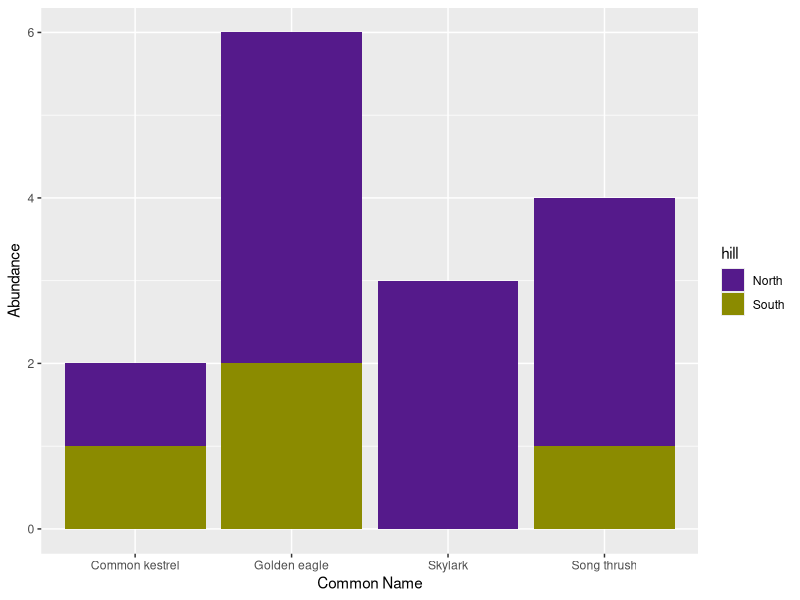
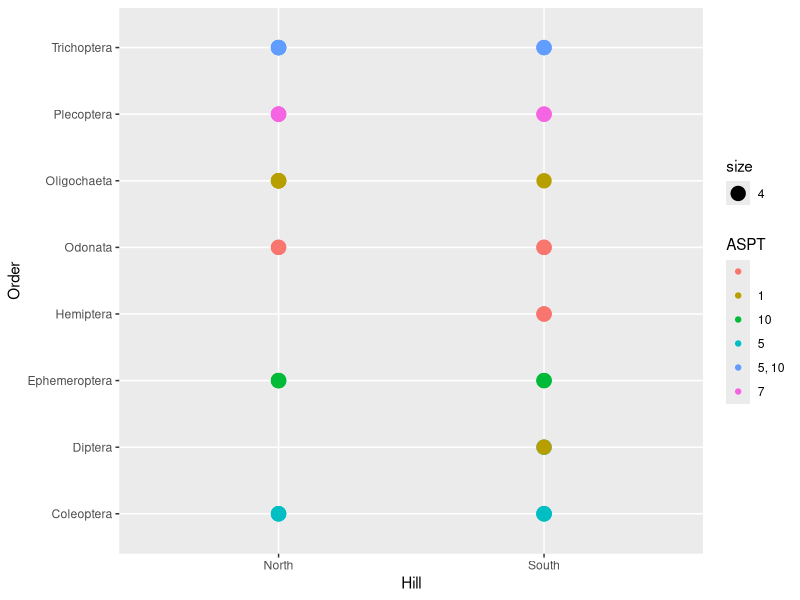
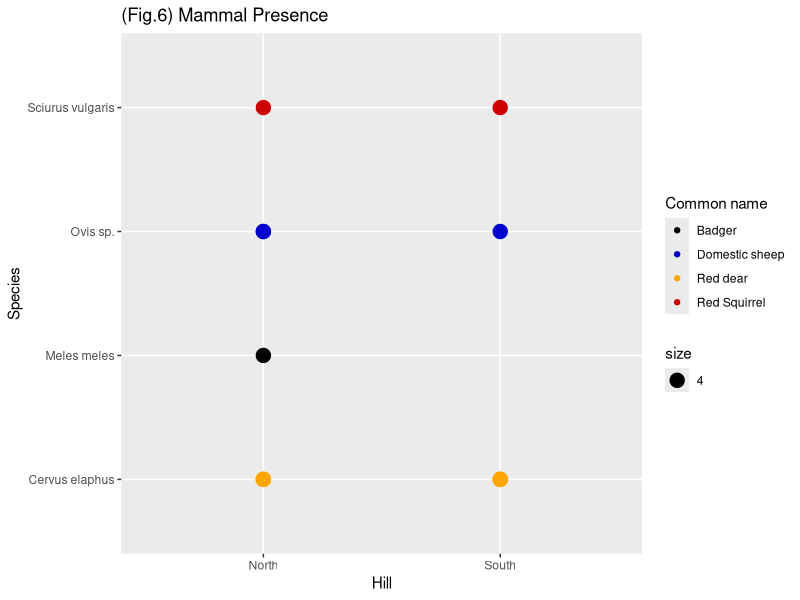
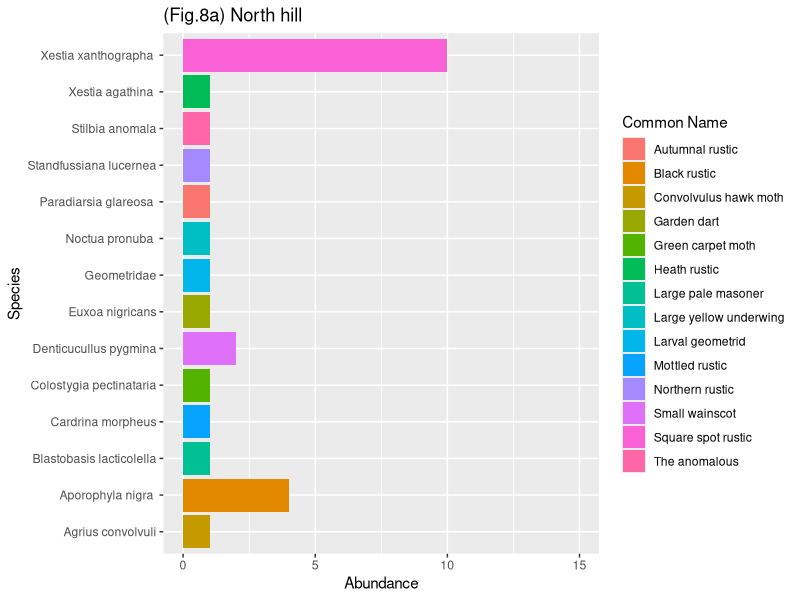
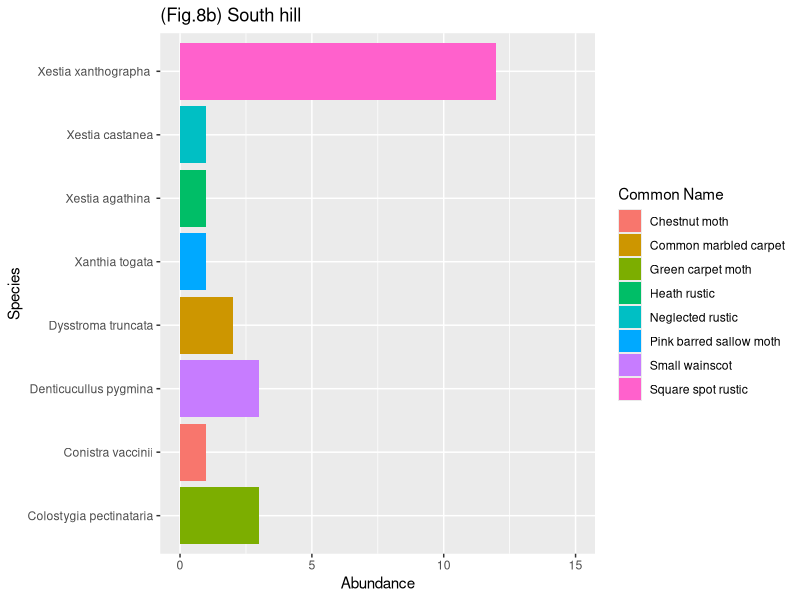
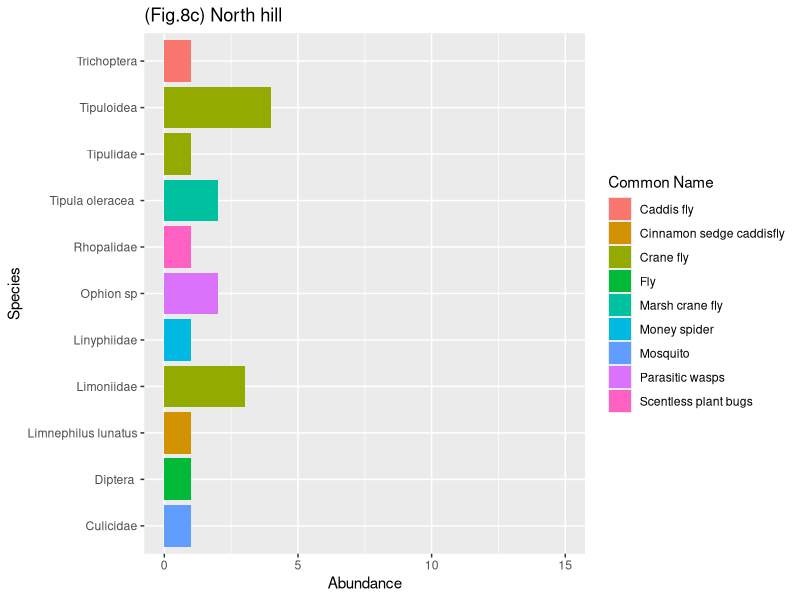
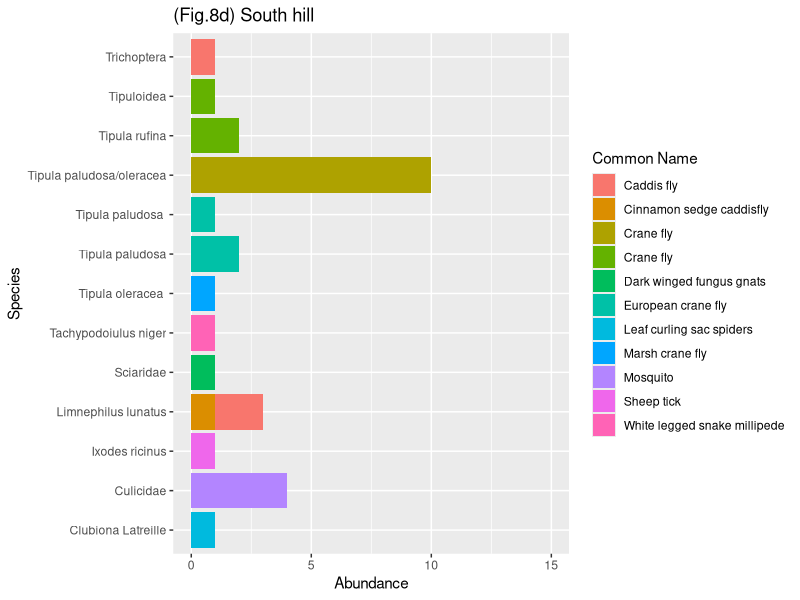
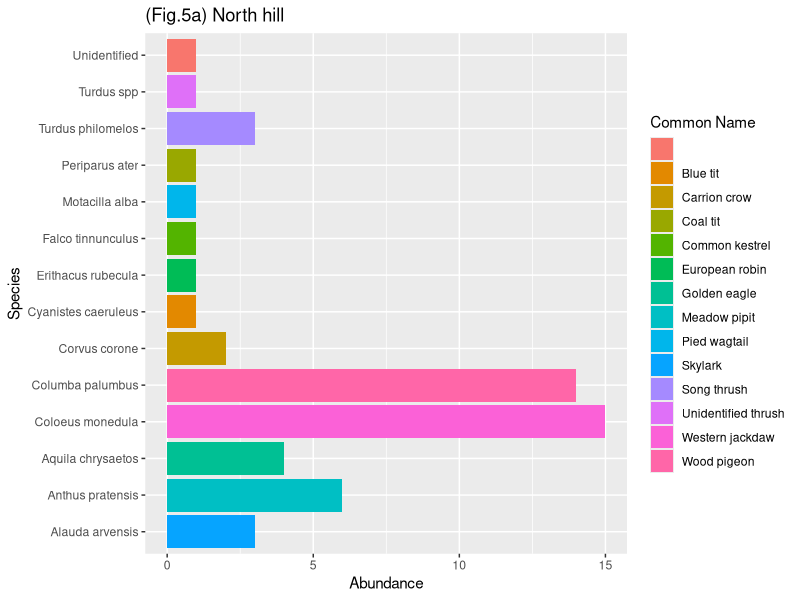

Write R code to recreate these figures, in order. (Note: this script raises an error after producing the figures.)
rm(list=ls())
library(dplyr)
library(stringr)
library(ggplot2)
library(vegan)
#Read in the combined associated occurrences and terrestrial data from the Scottish Biodiversity List
allassocc<- read.csv('data/All_occurrences.csv', header=T, sep=',')
terrestrialspecies<- read.csv('data/terrestrial species.csv', header=T)

#Attempt to get rid of spacing errors by trimming white space
allassocc$scientificName<- trimws(allassocc$scientificName)

#Using the terrestrial data, filter based on threatened status and cross check it with the associated occurrences
terrestrialspeciesred<- filter(terrestrialspecies, terrestrialspecies$Threatened.species == 'Red')
terrestrialspeciesamber<- filter(terrestrialspecies, terrestrialspecies$Threatened.species == 'Amber')

allassoccfilt<- filter(allassocc, allassocc$scientificName %in% terrestrialspeciesred$Scientific.Name | 
                         allassocc$scientificName %in% terrestrialspeciesamber$Scientific.Name)
allassoccfilt$hill<-ifelse(str_detect(allassoccfilt$eventID, regex('N')), 'North', 'South')

#Plot abundance data of these threatened species
theme_set(theme_grey())
gr<- ggplot(data=allassoccfilt, aes(x=Commonname, y=individualCount, fill=hill))+ geom_col()+
  labs(x='Common Name', y='Abundance')+
  scale_fill_manual(values=c('purple4','yellow4'))
gr

## ANALYSIS OF TAXA GROUPS ##

#load in the required datasets
birds<- read.csv('data/Birds.csv', header = T)
fwinverts<- read.csv('data/freshwaterinverts.csv', header=T)
bats<- read.csv('data/Batdetect.csv', header = T)
terinverts<- read.csv('data/Terrestrialinverts.csv', header=T)
mam<- read.csv('data/Lochranza_mammals.csv', header=T)
moth<- read.csv('data/Mothtraps.csv', header=T)
plants<- read.csv('data/Plants.csv', header=T)

##Richness Based Analysis

#Firstly, due to the data collected, freshwater invertebrates and mammals can be 
#analysed using richness

#Freshwater Invertebrates
#as most individuals were only identified to scientificName, using scientificName we can get the gamma diversity of the area
fwinvertsgamma<- length(unique(fwinverts$Order))
fwinvertsgamma

#from looking at the data there is a spelling mistake, correct it
fwinverts[31,6] = 'Ephemeroptera'
fwinverts[13,16] = '1'
fwinverts[14,16] = '5, 10'
fwinverts[15,16] = '5, 10'
#Separate them into separate hills to make alpha and beta richness easier
fwinverts$hill<- as.factor(ifelse(str_detect(fwinverts$eventID, regex('N')),'North', 'South'))
Nfwinverts<- filter(fwinverts, fwinverts$hill=='North')
Sfwinverts<- filter(fwinverts, fwinverts$hill=='South')

#For alpha diversities
Nfwinvertsalpha<- length(unique(Nfwinverts$Order))
Sfwinvertsalpha<- length(unique(Sfwinverts$Order))

#Beta diversity, using the Jaccard index
fwbeta<- length(intersect(Nfwinverts$scientificName, Sfwinverts$scientificName))/length(unique(c(Nfwinverts$scientificName, Sfwinverts$scientificName)))
fwbeta

ggplot(fwinverts, aes(x=hill, y=Order, color=BMWPscore, size = 4)) +geom_point()+
  labs(x= 'Hill', y='Order', color = 'ASPT') + theme_gray()

#Now terrestrial mammals
#Now we see an issue with the data as it counts "no records" as a different species
mam<-filter(mam, mam$scientificName != 'No records')
mamgamma<- length(unique(mam$scientificName))
mamgamma

#Separate them into separate hills to make alpha and beta richness easier
mam$hill<- as.factor(ifelse(str_detect(mam$eventID, regex('N')),'North', 'South'))
Nmam<- filter(mam, mam$hill=='North')
Smam<- filter(mam, mam$hill=='South')

#For alpha diversities
Nmamalpha<- length(unique(Nmam$scientificName))
Smamalpha<- length(unique(Smam$scientificName))

#Beta diversity, using the Jaccard index
mambeta<- length(intersect(Nmam$scientificName, Smam$scientificName))/length(unique(c(Nmam$scientificName, Smam$scientificName)))
mambeta

ggplot(mam, aes(x=hill, y=scientificName, color= Commonname,size = 4)) +geom_point()+
  scale_color_manual(values=c('black', 'blue3', 'orange', 'red3'))+
  labs(x= 'Hill', y='Species', color= 'Common name', title='(Fig.6) Mammal Presence') + theme_gray()

#Abundance based
#load in and sort any problems
moth$hill<- as.factor(ifelse(str_detect(moth$eventID, regex('N')),'North', 'South'))
moth[42,6] = 'Lepidoptera'
moth<-filter(moth, moth$Order=='Lepidoptera ')
moth[18,6] = 'Araneae'
moth[24,6] = 'Diptera'
moth<-filter(moth, moth$Order=='Lepidoptera ')

#separate into hills and calculate diversity
Nmoth<- filter(moth, moth$hill=='North')
Smoth<- filter(moth, moth$hill=='South')

Nmothdiv<-diversity(Nmoth$organismQuantity, index='shannon')
Smothdiv<-diversity(Smoth$organismQuantity, index='shannon')

par(mfrow=c(2,1))
ggplot(Nmoth, aes(y= scientificName, x=individualCount, fill=Commonname)) +geom_col()+
  labs(x='Abundance', y='Species', fill = 'Common Name')+
  ggtitle('(Fig.8a) North hill')+
  xlim(0,15)
ggplot(Smoth, aes(x= individualCount, y=scientificName, fill=Commonname)) +geom_col()+
  labs(x='Abundance', y='Species', fill='Common Name')+
  ggtitle('(Fig.8b) South hill')+
  xlim(0,15)

#gamma diversity 
mothgamma<- length(unique(moth$scientificName))

#For non moth invertebrates
#reset the moth data
moth<- read.csv('data/Mothtraps.csv', header=T)
moth[42,6] = 'Lepidoptera '
moth[23,6] = 'Araneae'
moth[38,6] = 'Diptera'
moth$hill<- as.factor(ifelse(str_detect(moth$eventID, regex('N')),'North', 'South'))
nonmoth<-filter(moth, moth$Order!='Lepidoptera ')

#separate into hills and calculate diversity
Nnonmoth<- filter(nonmoth, nonmoth$hill=='North')
Snonmoth<- filter(nonmoth, nonmoth$hill=='South')

Nnonmothdiv<-diversity(Nnonmoth$organismQuantity, index='shannon')
Snonmothdiv<-diversity(Snonmoth$organismQuantity, index='shannon')

par(mfrow=c(1,1))
ggplot(Nnonmoth, aes(y= scientificName, x=individualCount, fill=Commonname)) +geom_col()+
  labs(x='Abundance', y='Species', fill = 'Common Name')+
  ggtitle('(Fig.8c) North hill')+
  xlim(0,15)
ggplot(Snonmoth, aes(x= individualCount, y=scientificName, fill=Commonname)) +geom_col()+
  labs(x='Abundance', y='Species', fill='Common Name')+
  ggtitle('(Fig.8d) South hill')+
  xlim(0,15)

#For Birds
birds$hill<- as.factor(ifelse(str_detect(birds$eventID, regex('N')),'North', 'South'))

#separate into hills and calculate diversity
Nbirds<- filter(birds, birds$hill=='North')
Sbirds<- filter(birds, birds$hill=='South')

Nbirdsdiv<-diversity(Nbirds$organismQuantity, index='shannon')
Sbirdsdiv<-diversity(Sbirds$organismQuantity, index='shannon')

par(mfrow=c(2,1))
ggplot(Nbirds, aes(y= scientificName, x=individualCount, fill=Commonname)) +geom_col()+
  labs(x='Abundance', y='Species', fill = 'Common Name')+
  ggtitle('(Fig.5a) North hill')+
  xlim(0,15)
ggplot(Sbirds, aes(x= individualCount, y=scientificName, fill=Commonname)) +geom_col()+
  labs(x='Abundance', y='Species', fill='Common Name')+
  ggtitle('(Fig.5b) South hill')+
  xlim(0,15)

#gamma diversity 
birdsgamma<- length(unique(birds$scientificName))

#For terrestrial invertebrates
terinverts$hill<- as.factor(ifelse(str_detect(terinverts$eventID, regex('S')),'South', 'North'))

#separate into hills and calculate diversity
Nterinverts<- filter(terinverts, terinverts$hill=='North')
Sterinverts<- filter(terinverts, terinverts$hill=='South')

Nterinvertsdiv<-diversity(Nterinverts$organismQuantity, index='shannon')
Sterinvertsdiv<-diversity(Sterinverts$organismQuantity, index='shannon')

par(mfrow=c(2,1))
ggplot(Nterinverts, aes(y= scientificName, x=individualCount, fill=Commonname)) +geom_col()+
  labs(x='Abundance', y='Species', fill = 'Common Name')+
  ggtitle('(Fig.7a) North hill')+
  xlim(0,15)
ggplot(Sterinverts, aes(x= individualCount, y=scientificName, fill=Commonname)) +geom_col()+
  labs(x='Abundance', y='Species', fill='Common Name')+
  ggtitle('(Fig.7b) South hill')+
  xlim(0,40)

#gamma diversity 
terinvertsgamma<- length(unique(terinverts$scientificName))

#For Plants
plants$hill<- as.factor(ifelse(str_detect(plants$eventID, regex('N')),'North', 'South'))

#separate into hills and calculate diversity
Nplants<- filter(plants, plants$hill=='North')
Splants<- filter(plants, plants$hill=='South')

Nplantsdiv<-diversity(Nplants$organismQuantity, index='shannon')
Splantsdiv<-diversity(Splants$organismQuantity, index='shannon')

par(mfrow=c(2,1))
#As this is plants, we use organism quantity (percentage cover) instead of count 
ggplot(Nplants, aes(y= scientificName, x=organismQuantity, color=Commonname, size = 3)) +geom_point()+
  labs(x='Percentage Cover', y='Species', color = 'Common Name')+
  ggtitle('(Fig.10a) North hill')+
  xlim(0,100)+
  ylim(unique(Nplants$scientificName))
ggplot(Splants, aes(y= scientificName, x=organismQuantity, color=Commonname, size = 3)) +geom_point()+
  labs(x='Percentage Cover', y='Species', color = 'Common Name')+
  ggtitle('(Fig.10b) South hill')+
  xlim(0,100)+
  ylim(unique(Splants$scientificName))

#gamma diversity 
plantsgamma<- length(unique(plants$scientificName))

#For Bats
bats$hill<- as.factor(ifelse(str_detect(bats$eventID, regex('N')),'North', 'South'))
Nbats<- filter(bats, bats$hill=='North')
Sbats<- filter(bats, bats$hill=='South')

Nbatsdiv<-diversity(Nbats$individualCount, index='shannon')
Sbatsdiv<-diversity(Sbats$individualCount, index='shannon')

par(mfrow=c(2,1))

#gamma diversity 
batsgamma<- length(unique(bats$scientificName))

